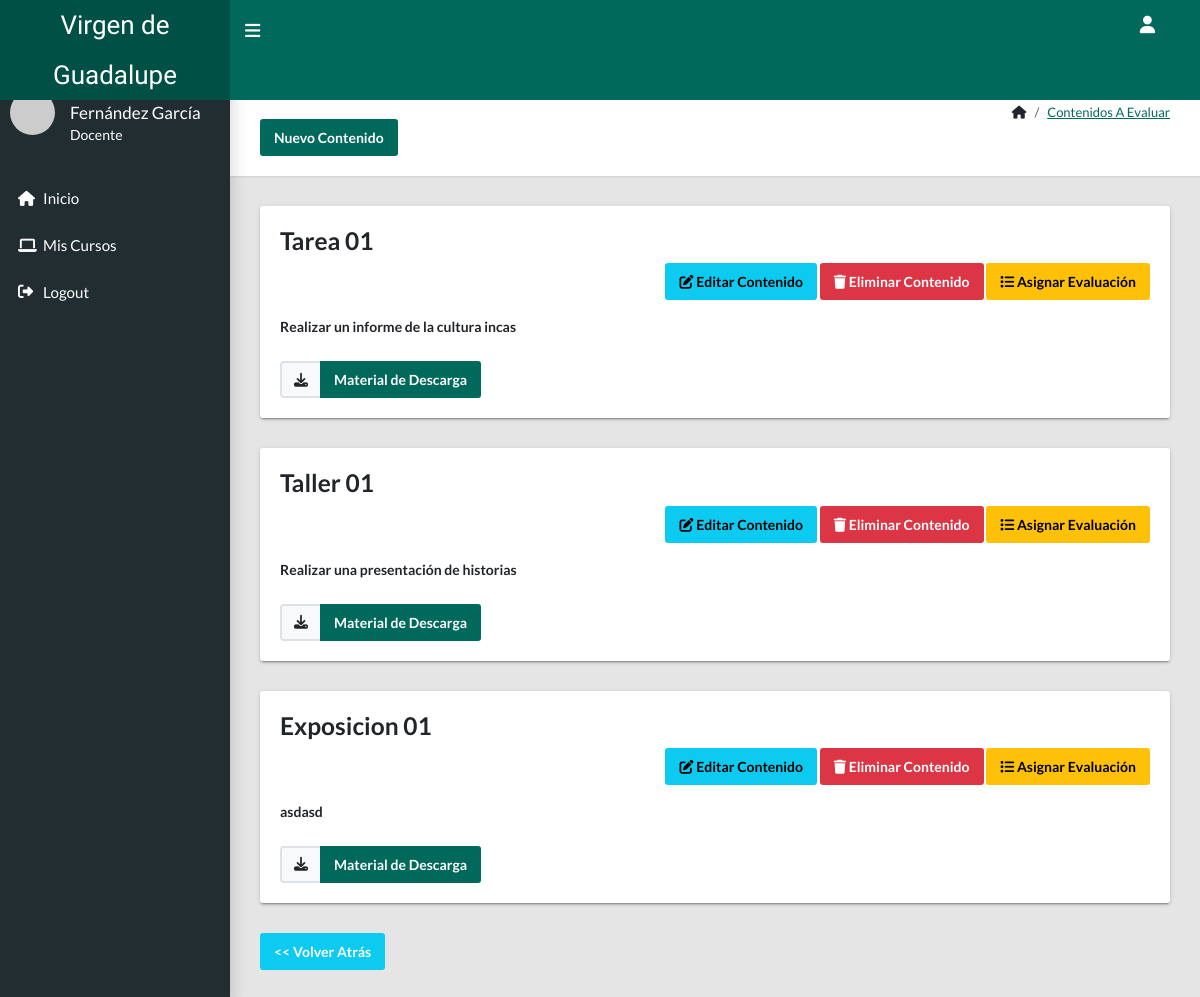
Page /profesor/contenido.php?curso=6 (signed in) on the committed database.
### tables this page shows
CREATE TABLE `contenidos` (
  `contenido_id` int(11) NOT NULL,
  `nombre_contenido` varchar(100) NOT NULL,
  `descripcion` varchar(255) NOT NULL,
  `material` varchar(255) NOT NULL,
  `pg_id` int(11) NOT NULL
);

### profesor/contenido.php (the view, shortened to what this page needs)
<?php
if(!empty($_GET['curso'])){
    $curso = $_GET['curso'];
}else{
    header("location: profesor/");
}
require_once 'includes/header.php';
require_once '../includes/conexion.php';
$sql = "SELECT * FROM contenidos as c INNER JOIN profesor_grado as pg ON pg.pg_id = c.pg_id WHERE pg.pg_id = $curso";
$query = $pdo->prepare($sql);
$query -> execute();
$row = $query ->rowCount();
?>
<main class="app-content">
      <div class="app-title">
        <div>
          <h1><i class="bi bi-speedometer"></i> Contenidos a Evaluar</h1>
          <button class="btn btn-primary" type="button" onclick="openModalContenido()" style="margin-top: 20px;">Nuevo Contenido</button>
        </div>
        <ul class="app-breadcrumb breadcrumb">
          <li class="breadcrumb-item"><i class="fa-solid fa-house"></i></li>
          <li class="breadcrumb-item"><a href="#">Contenidos a Evaluar</a></li>
        </ul>
      </div>
      <div class="row">
      <?php if ($row > 0) {
        while ($data = $query->fetch()) { ?>
        <div class="col-md-12">
          <div class="tile">
          <div class="tile-body">
              <div class="title-title-w-btn">
                <h3 class="title"><?= $data['nombre_contenido'] ?></h3>
                <p class="col text-end">
                    <button class="btn btn-info icon-btn" onclick="editarContenido(<?= $data['contenido_id']; ?>)"><i class="fa-solid fa-pen-to-square"></i> Editar Contenido</button>
                    <button class="btn btn-danger icon-btn" onclick="eliminarContenido(<?= $data['contenido_id']; ?>)"><i class="fa-solid fa-trash"></i> Eliminar Contenido</button>
                    <button class="btn btn-warning icon-btn" href="evaluacion.php?curso=<?= $data['pg_id']; ?>&contenido=<?= $data['contenido_id']; ?>"><i class="fa-solid fa-list"></i> Asignar Evaluación</button>
                </p>
              </div>
              <div class="title-body">
                <b><?= $data['descripcion']; ?></b>
              </div>
              <div class="title-footer mt-4">
                <div class="input-group">
                    <div class="input-group">
                        <div class="input-group-text">
                          <i class="fa-solid fa-download"></i>
                        </div>
                        <a class="btn btn-primary <?= empty($data['material']) ? 'disabled' : ''; ?>" href="<?= !empty($data['material']) ? 'profesor/profesor/' . $data['material'] : '#'; ?>" target="_blank">
                          Material de Descarga
                        </a>
                    </div>
                </div>
              </div>
            </div>
          </div>
        </div>
        <?php }
      } ?>
      </div>
      <div class="">
        <a href="index.php" class="btn btn-info text-white"><< Volver Atrás</a>
      </div>
    </main>
<?php
require_once 'includes/footer.php';
?>

### rows in the picture
contenidos: nombre_contenido "Tarea 01", descripcion "Realizar un informe de la cultura incas"
contenidos: nombre_contenido "Taller 01", descripcion "Realizar una presentación de historias"
contenidos: nombre_contenido "Exposicion 01", descripcion "asdasd"
